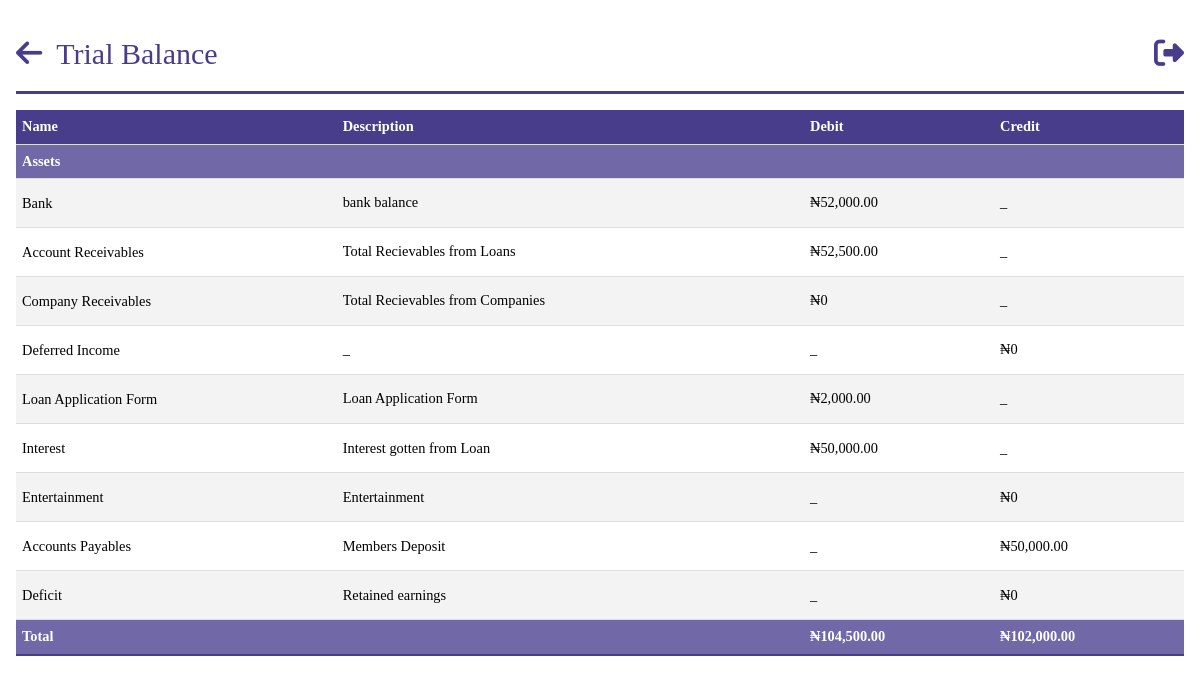
/trial_balance (signed in), run on an earlier commit of the app's database.
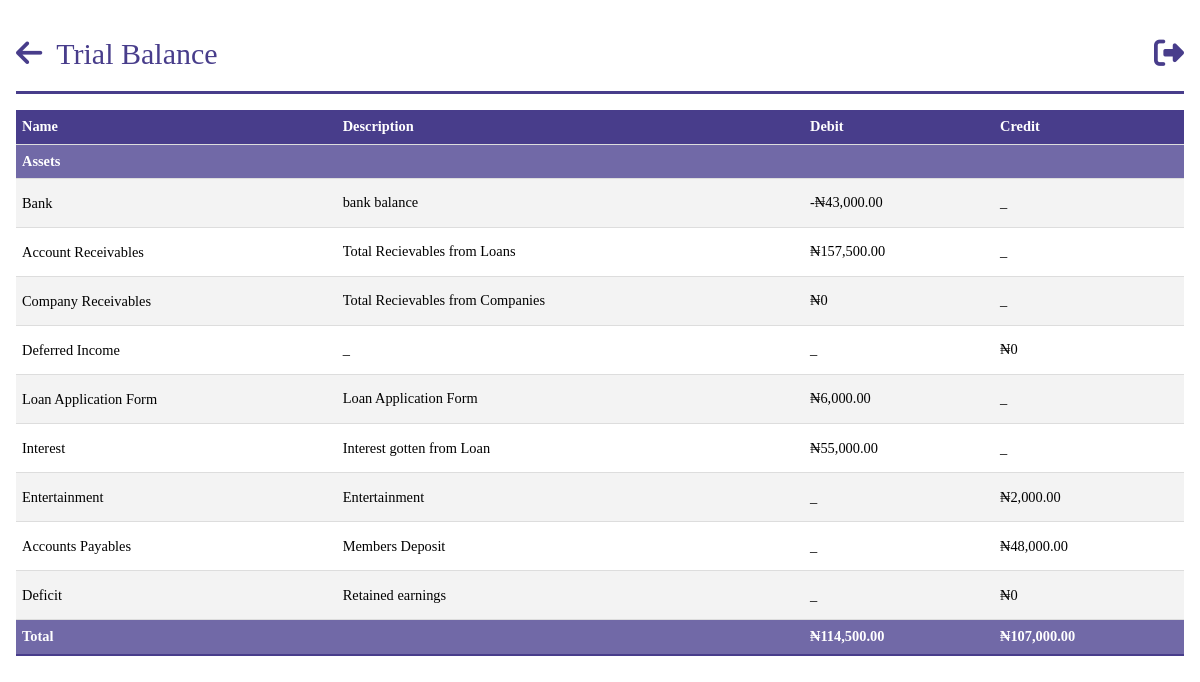
And on a later commit of the database.
### models.py (models this page shows, shortened)
class Income(db.Model):
    __tablename__ = "incomes"
    id = db.Column(db.Integer, primary_key=True)
    name = db.Column(db.String)
    description = db.Column(db.String, nullable=True)
    balance_bfd = db.Column(db.Float, default=0.0)
    balance = db.Column(db.Float, default=0.0)
    payments = db.relationship("IncomePayment", backref="income")

class Expense(db.Model):
    __tablename__ = "expenses"
    id = db.Column(db.Integer, primary_key=True)
    name = db.Column(db.String)
    description = db.Column(db.String, nullable=True)
    balance_bfd = db.Column(db.Float, default=0.0)
    balance = balance = db.Column(db.Float, default=0.0)
    payments = db.relationship("ExpensePayment", backref="expense")

### app.py (the view)
@app.route("/trial_balance")
@login_required
@role_required(["Admin", "Secretary", "Sub-Admin"])
def trial_balance():
    cash_and_bank = query.get_cash_and_banks()
    accounts_receivable = query.get_accounts_receivable()
    company_receivable = query.get_company_receivables()
    total_investments = query.get_total_investment()
    total_liabilities = query.get_total_liabilities()
    net_income = query.get_net_income()
    accounts_payable = query.get_accounts_payable()
    accounts_payable = query.get_accounts_payable()
    fixed_assets = Asset.query.all()
    liabilities = Liability.query.all()
    incomes = Income.query.all()
    expenses = Expense.query.all()
    investments = Investment.query.all()
    total_fixed_assets = sum(a.balance for a in fixed_assets)
    total_assets = cash_and_bank + accounts_receivable+ company_receivable+ total_investments+ total_fixed_assets
    total_dr = total_assets
    total_cr = net_income+ accounts_payable+ total_liabilities
    context = {
        "assets": fixed_assets,
        "incomes": incomes,
        "expenses": expenses,
        "liabilities": liabilities,
        "investments": investments,
        "cash_and_bank": cash_and_bank,
        "accounts_receivable": accounts_receivable,
        "company_receivable": company_receivable,
        "net_income": net_income,
        "accounts_payable": accounts_payable,
        "accounts_payable": accounts_payable,
        "total_dr": total_dr,
        "total_cr": total_cr,
    }
    return render_template("query/trial-balance.html", **context)

### app.py (called while the page is built)
@login_manager.user_loader
def load_user(person_id):
    return Person.query.get(person_id)

def role_required(roles_required):
    def decorator(view_func):
        @wraps(view_func)
        def wrapper(*args, **kwargs):
            if not current_user.is_authenticated:
                flash("You must be logged in to access this page.", "error")
                return redirect(url_for("login"))
            user_role = current_user.role
            if user_role.name not in roles_required:
                flash("You don't have the required role to access this page.", "error")
                return redirect(
                    url_for("dashboard")
                )  # Change this to your desired redirect
            return view_func(*args, **kwargs)
        return wrapper
    return decorator

@app.before_request
def before_request():
    g.user = current_user

@app.template_filter("currency")
@login_required
def currency(value):
    modified_value = format_currency(value)  # Modify the value as needed
    return modified_value

### queries.py (called while the page is built)
    def get_cash_and_banks(self):
        bank = Bank.query.all()
        total = sum([b.new_balance for b in bank if b.new_balance])
        return total

### templates/query/trial-balance.html (shortened to what this page needs)
{%extends 'base.html' %}
{% block header%}
Trial Balance
{% endblock  %}
{% block anchor%}
<a href="{{ url_for('queries') }}" id='arrow'><i class="fa-solid fa-arrow-left"></i></a>
{% endblock  %}
{%block content%}
<body id="person">
    <table class="tab-content">
        <tbody>
            <tr>
                <th>Name</th>
                <th>Description</th>
                <th>Debit</th>
                <th>Credit</th>
            </tr>
            <tr>
                <th colspan="5" class="total">Assets</th>
            </tr>
            <tr>
                <td><a href="">Bank</a></td>
                <td>bank balance</td>
                <td>{{ cash_and_bank | currency }}</td>
                <td> _ </td>
            <tr>
                <td><a href="{{url_for('get_loan')}}">Account Receivables</a></td>
                <td>Total Recievables from Loans</td>
                <td>{{ accounts_receivable | currency }}</td>
                <td>_</td>
            </tr>
            <tr>
                <td><a href="{{url_for('companies_report')}}">Company Receivables</a></td>
                <td>Total Recievables from Companies</td>
                <td> {{ company_receivable | currency }} </td>
                <td>_</td>
            </tr>
            <tr>
                <td><a href="">Deferred Income </a></td>
                <td>_</td>
                <td> _ </td>
                <td>{{ deferred_income | currency }}</td>
            </tr>
            {% for income in incomes %}
            <tr>
                <td><a href="{{url_for('ledger_report',ledger='income',ledger_id=income.id)}}">{{ income.name }}</a></td>
                <td>{{income.description}}</td>
                <td>{{income.balance | currency}}</td>
                <td>_</td>
            </tr>
            {% endfor %}
            {% for expense in expenses %}
            <tr>
                <td><a href="{{url_for('ledger_report',ledger='expense',ledger_id=expense.id)}}">{{ expense.name }}</a></td>
                <td>{{expense.description}}</td>
                <td>_</td>
                <td>{{expense.balance | currency}}</td>
            <tr>
                {% endfor %}
            <td><a href="{{url_for('get_payments')}}">Accounts Payables</a></td>
            <td>Members Deposit</td>
                <td> _ </td>
                <td>{{ accounts_payable | currency }}</td>
            </tr>
            <tr>
                <td><a href="">Deficit </a></td>
                <td>Retained earnings</td>
                <td> _ </td>
                <td>{{ deficit | currency }}</td>
            </tr>
            <tr>
                <th colspan="2" class="total">Total</th>
                <th colspan="1" class="total">{{total_dr | currency}}</th>
                <th colspan="1" class="total">{{total_cr | currency}}</th>
            </tr>
        </tbody>
    </table>
{%endblock%}

What changed in the data, as far as the page shows it:
changed Income "Loan Application Form": balance "₦2,000.00" → "₦6,000.00"
changed Income "Interest": balance "₦50,000.00" → "₦55,000.00"
changed Expense "Entertainment": balance "₦0" → "₦2,000.00"
Also different on the page:
{{ cash_and_bank | currency }}: "₦52,000.00" → "-₦43,000.00"
{{ accounts_receivable | currency }}: "₦52,500.00" → "₦157,500.00"
{{ accounts_payable | currency }}: "₦50,000.00" → "₦48,000.00"
{{ total_dr | currency }}: "₦104,500.00" → "₦114,500.00"
{{ total_cr | currency }}: "₦102,000.00" → "₦107,000.00"
